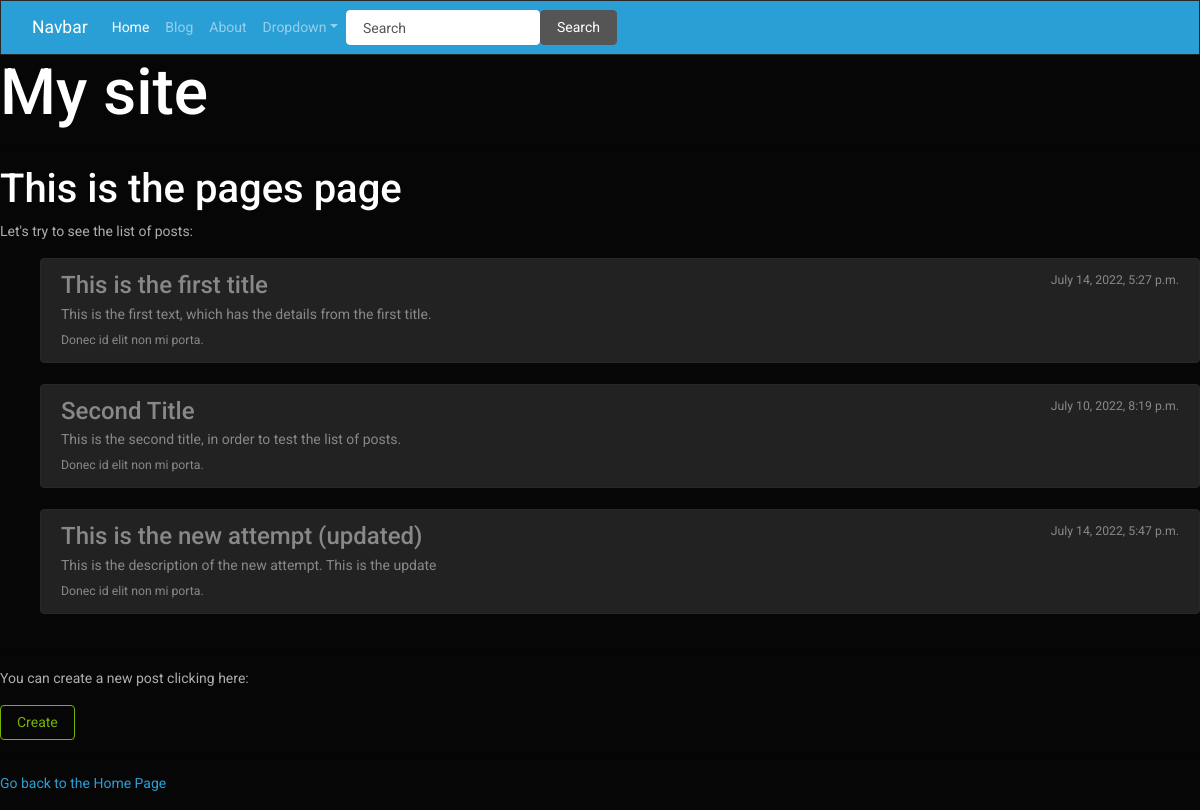
The page /pages/ on the database its author committed.
### blog/models.py (models this page shows, shortened)
class Post(models.Model):
    title = models.CharField(max_length=50)
    text = models.TextField()
    created_at = models.DateTimeField(auto_now=True)
    updated_at = models.DateTimeField(auto_now=True)

### blog/views.py (the view)
# urls.py: path('pages/', views.pages, name='pages'),
def pages(request):
    text_list = Post.objects.all()
    context = {'text_list': text_list}
    return render(request, 'pages.html', context)

### blog/templates/pages.html
{% extends 'base.html' %}
{% block content %}
    <hr>
    <h3>This is the pages page</h1>
    <p>Let's try to see the list of posts:</p>
    <p>
        {% if text_list %}
        <ul>
            {% for post in text_list %}
            <div class="list-group">
                <a href="{% url 'page_detail' post.id %}" class="list-group-item list-group-item-action flex-column align-items-start">
                <div class="d-flex w-100 justify-content-between">
                    <h5 class="mb-1">{{ post.title }}</h5>
                    <small>{{ post.created_at }}</small>
                </div>
                <p class="mb-1">{{ post.text }}</p>
                <small>Donec id elit non mi porta.</small>
                </a>
            </div>
            <br>
            {% endfor %}
        </ul>
        {% else %}
        <p>There are no posts yet in the blog.</p>
        {% endif %}
    </p>
    <hr>
    <p>You can create a new post clicking here: </p>
    <a href="{% url 'page_create' %}"><button type="button" class="btn btn-outline-success">Create</button></a>
    <hr>
    <p><a href="{% url 'home' %}">Go back to the Home Page</a></p>
{% endblock %}

### rows shown on the page
Post: title "This is the first title", created_at "July 14, 2022, 5:27 p.m.", text "This is the first text, which has the details from the first title."
Post: title "Second Title", created_at "July 10, 2022, 8:19 p.m.", text "This is the second title, in order to test the list of posts."
Post: title "This is the new attempt (updated)", created_at "July 14, 2022, 5:47 p.m.", text "This is the description of the new attempt. This is the update"
